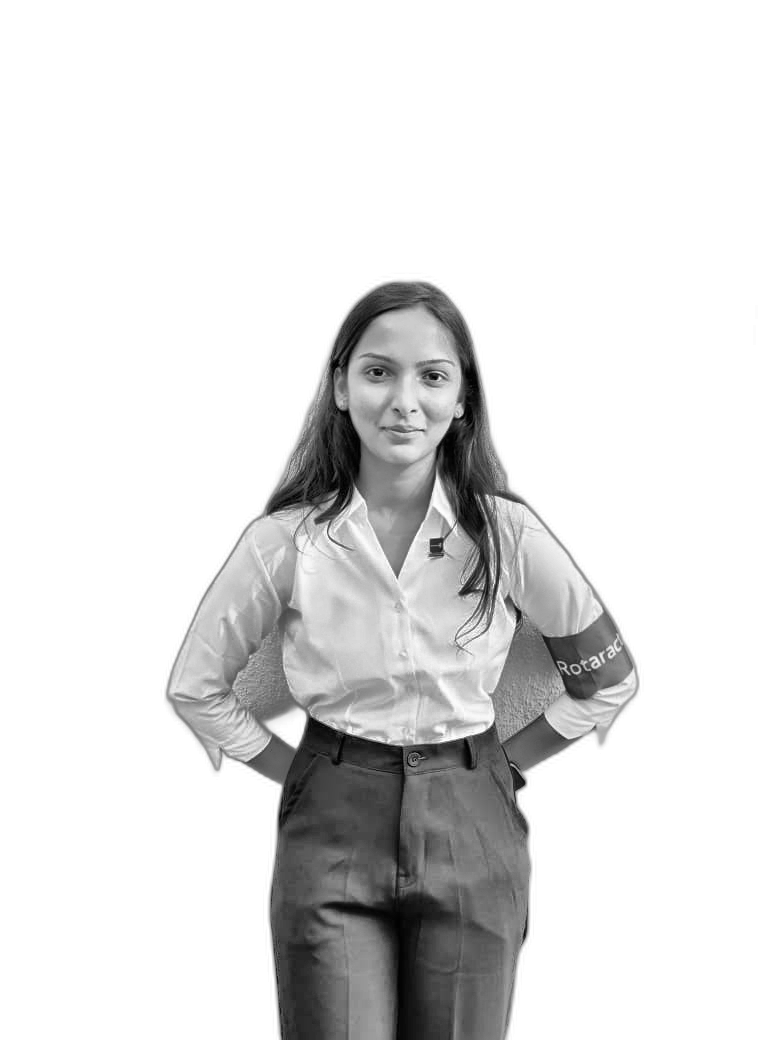
#> input picture source-prepped.png, 780 x 1040 px, found by its file name
$ python make_ascii_svg.py
#> lines starting #> are read from the running program, lines starting #| are printed output that depends on the picture
#> further down, image is the input picture: PIL image 780x1040 L; min 0, max 255, mean 223.6
from pathlib import Path
from PIL import Image

ASCII_CHARS = " .`:-=+*cs#%@"

# -----------------------------
# Image Processing
# -----------------------------

def resize_image(image, new_width=100):
#> called with new_width = 100
    width, height = image.size
#> width = 780; height = 1040
    aspect_ratio = height / width
#> aspect_ratio = 1.33
    new_height = int(aspect_ratio * new_width * 0.55)
#> new_height = 73
    return image.resize((new_width, new_height))
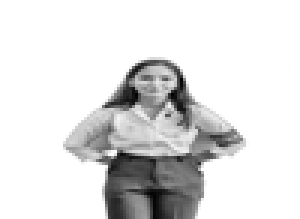
#> returned value: PIL image 100x73 L (shown 3 times larger); min 0, max 255, mean 223.5


def grayify(image):
    return image.convert("L")


def pixels_to_ascii(image):
    pixels = image.getdata()

    ascii_str = ""

    for pixel in pixels:
        index = pixel * (len(ASCII_CHARS)-1) // 255
        ascii_str += ASCII_CHARS[index]
#> this loop made 7300 passes
#> ascii_str on passes 1 to 3: '@', '@@', '@@@'

    return ascii_str


# -----------------------------
# Main
# -----------------------------

image = Image.open("source-prepped.png")

image = resize_image(image)
image = grayify(image)

ascii_data = pixels_to_ascii(image)

width = image.width
#> width = 100

ascii_lines = [
    ascii_data[i:i+width]
    for i in range(0, len(ascii_data), width)
]
#> ascii_lines = 73 items

# Save text version
Path("ascii.txt").write_text("\n".join(ascii_lines), encoding="utf-8")

# -----------------------------
# SVG Generation
# -----------------------------

# -----------------------------
# Animated SVG Generation
# -----------------------------

FONT_SIZE = 8
LINE_HEIGHT = 10
CHAR_WIDTH = 5
WINDOW_PADDING = 20
TITLE_BAR = 35

svg_width = width * CHAR_WIDTH + 20
#> svg_width = 520
svg_height = len(ascii_lines) * LINE_HEIGHT + 20
#> svg_height = 750

svg = []

svg.append(f'''<svg xmlns="http://www.w3.org/2000/svg"
width="{svg_width}"
height="{svg_height}"
viewBox="0 0 {svg_width} {svg_height}">

<style>
@keyframes blink {{
    50% {{ opacity:0; }}
}}
.cursor {{
    animation: blink .8s infinite;
}}
</style>

<rect width="100%" height="100%" fill="#0d1117"/>
''')

for i, line in enumerate(ascii_lines):

    delay = i * 0.08

    y = 15 + i * LINE_HEIGHT

    clip_id = f"clip{i}"

    svg.append(f"""
<clipPath id="{clip_id}">
    <rect x="10"
          y="{y-8}"
          width="0"
          height="{LINE_HEIGHT}">
        <animate
            attributeName="width"
            from="0"
            to="{svg_width}"
            dur="0.6s"
            begin="{delay}s"
            fill="freeze"/>
    </rect>
</clipPath>
""")

    svg.append(f"""
<text
x="10"
y="{y}"
font-family="Consolas, monospace"
font-size="{FONT_SIZE}"
fill="#d0d0d0"
clip-path="url(#{clip_id})"
xml:space="preserve">
{line}
</text>
""")
#> this loop made 73 passes
#> (delay, y, clip_id) on passes 1 to 12: (0, 15, 'clip0'), (0.08, 25, 'clip1'), (0.16, 35, 'clip2'), (0.24, 45, 'clip3'), (0.32, 55, 'clip4'), (0.4, 65, 'clip5'), (0.48, 75, 'clip6'), (0.56, 85, 'clip7'), (0.64, 95, 'clip8'), (0.72, 105, 'clip9'), (0.8, 115, 'clip10'), (0.88, 125, 'clip11')
#> after the loop, svg = 147 items

last_y = 15 + (len(ascii_lines)-1)*LINE_HEIGHT
#> last_y = 735

svg.append(f"""
<text
class="cursor"
x="{svg_width-25}"
y="{last_y}"
font-family="Consolas"
font-size="{FONT_SIZE}"
fill="#39d353">
█
</text>
""")

svg.append("</svg>")

Path("avi-ascii.svg").write_text(
    "\n".join(svg),
    encoding="utf-8"
)

print("Animated SVG created!")
